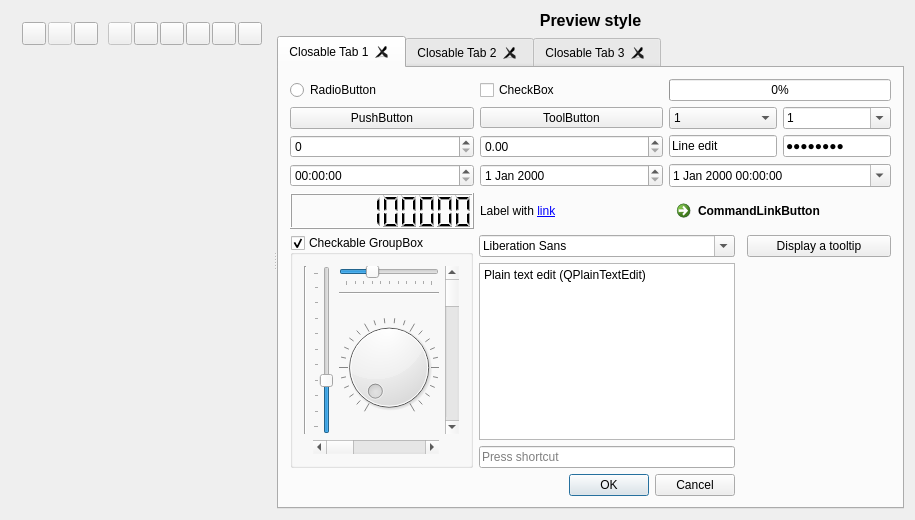
<?xml version="1.0" encoding="UTF-8"?>
<ui version="4.0">
 <class>QssEditor</class>
 <widget class="QWidget" name="QssEditor">
  <property name="geometry">
   <rect>
    <x>0</x>
    <y>0</y>
    <width>915</width>
    <height>520</height>
   </rect>
  </property>
  <layout class="QGridLayout" name="gridLayout_4">
   <item row="0" column="0">
    <widget class="QSplitter" name="splitter">
     <property name="orientation">
      <enum>Qt::Horizontal</enum>
     </property>
     <widget class="QWidget" name="layoutWidget">
      <layout class="QVBoxLayout" name="verticalLayout">
       <item>
        <layout class="QHBoxLayout" name="horizontalLayout">
         <property name="spacing">
          <number>2</number>
         </property>
         <item>
          <widget class="QToolButton" name="toolOpen">
           <property name="toolTip">
            <string>Open style</string>
           </property>
          </widget>
         </item>
         <item>
          <widget class="QToolButton" name="toolSave">
           <property name="enabled">
            <bool>false</bool>
           </property>
           <property name="toolTip">
            <string>Save style</string>
           </property>
          </widget>
         </item>
         <item>
          <widget class="QToolButton" name="toolSaveAs">
           <property name="toolTip">
            <string>Save style as</string>
           </property>
          </widget>
         </item>
         <item>
          <spacer name="horizontalSpacer_4">
           <property name="orientation">
            <enum>Qt::Horizontal</enum>
           </property>
           <property name="sizeType">
            <enum>QSizePolicy::Fixed</enum>
           </property>
           <property name="sizeHint" stdset="0">
            <size>
             <width>8</width>
             <height>20</height>
            </size>
           </property>
          </spacer>
         </item>
         <item>
          <widget class="QToolButton" name="toolClose">
           <property name="enabled">
            <bool>false</bool>
           </property>
           <property name="toolTip">
            <string>Close</string>
           </property>
          </widget>
         </item>
         <item>
          <spacer name="horizontalSpacer">
           <property name="orientation">
            <enum>Qt::Horizontal</enum>
           </property>
           <property name="sizeHint" stdset="0">
            <size>
             <width>0</width>
             <height>17</height>
            </size>
           </property>
          </spacer>
         </item>
         <item>
          <widget class="QToolButton" name="toolUndo">
           <property name="toolTip">
            <string>Undo</string>
           </property>
          </widget>
         </item>
         <item>
          <widget class="QToolButton" name="toolRedo">
           <property name="toolTip">
            <string>Redo</string>
           </property>
          </widget>
         </item>
         <item>
          <spacer name="horizontalSpacer_3">
           <property name="orientation">
            <enum>Qt::Horizontal</enum>
           </property>
           <property name="sizeHint" stdset="0">
            <size>
             <width>0</width>
             <height>20</height>
            </size>
           </property>
          </spacer>
         </item>
         <item>
          <widget class="QToolButton" name="toolOptions">
           <property name="toolTip">
            <string>Options</string>
           </property>
          </widget>
         </item>
         <item>
          <widget class="QToolButton" name="toolAbout">
           <property name="icon">
            <iconset resource="qsseditor.qrc">
             <normaloff>:/images/qsseditor.ico</normaloff>:/images/qsseditor.ico</iconset>
           </property>
          </widget>
         </item>
         <item>
          <widget class="QToolButton" name="toolAboutQt"/>
         </item>
        </layout>
       </item>
       <item>
        <widget class="QsciScintilla" name="text" native="true">
         <property name="sizePolicy">
          <sizepolicy hsizetype="Preferred" vsizetype="Preferred">
           <horstretch>0</horstretch>
           <verstretch>1</verstretch>
          </sizepolicy>
         </property>
        </widget>
       </item>
      </layout>
     </widget>
     <widget class="QWidget" name="widgetAllWidgets" native="true">
      <layout class="QGridLayout" name="gridLayout">
       <property name="leftMargin">
        <number>0</number>
       </property>
       <property name="topMargin">
        <number>0</number>
       </property>
       <property name="rightMargin">
        <number>0</number>
       </property>
       <property name="bottomMargin">
        <number>0</number>
       </property>
       <item row="0" column="0">
        <widget class="QLabel" name="labelPreview">
         <property name="font">
          <font>
           <pointsize>12</pointsize>
           <weight>75</weight>
           <bold>true</bold>
          </font>
         </property>
         <property name="text">
          <string>Preview style</string>
         </property>
         <property name="alignment">
          <set>Qt::AlignCenter</set>
         </property>
        </widget>
       </item>
       <item row="1" column="0">
        <widget class="QTabWidget" name="tabWidget">
         <property name="currentIndex">
          <number>0</number>
         </property>
         <property name="tabsClosable">
          <bool>true</bool>
         </property>
         <widget class="QWidget" name="tab_1">
          <attribute name="title">
           <string notr="true">Closable Tab 1</string>
          </attribute>
          <layout class="QGridLayout" name="gridLayout_7">
           <item row="0" column="0" colspan="4">
            <layout class="QGridLayout" name="gridLayout_6">
             <item row="0" column="0">
              <widget class="QRadioButton" name="radioButton">
               <property name="text">
                <string notr="true">RadioButton</string>
               </property>
              </widget>
             </item>
             <item row="0" column="1">
              <widget class="QCheckBox" name="checkBox">
               <property name="text">
                <string notr="true">CheckBox</string>
               </property>
               <property name="tristate">
                <bool>true</bool>
               </property>
              </widget>
             </item>
             <item row="0" column="2">
              <widget class="QProgressBar" name="progressBar">
               <property name="maximum">
                <number>20</number>
               </property>
               <property name="value">
                <number>0</number>
               </property>
              </widget>
             </item>
             <item row="1" column="0">
              <widget class="QPushButton" name="pushButton">
               <property name="sizePolicy">
                <sizepolicy hsizetype="MinimumExpanding" vsizetype="Fixed">
                 <horstretch>0</horstretch>
                 <verstretch>0</verstretch>
                </sizepolicy>
               </property>
               <property name="text">
                <string notr="true">PushButton</string>
               </property>
               <property name="checkable">
                <bool>true</bool>
               </property>
              </widget>
             </item>
             <item row="1" column="1">
              <widget class="QToolButton" name="toolButton">
               <property name="sizePolicy">
                <sizepolicy hsizetype="MinimumExpanding" vsizetype="Fixed">
                 <horstretch>0</horstretch>
                 <verstretch>0</verstretch>
                </sizepolicy>
               </property>
               <property name="text">
                <string notr="true">ToolButton</string>
               </property>
               <property name="popupMode">
                <enum>QToolButton::InstantPopup</enum>
               </property>
              </widget>
             </item>
             <item row="1" column="2">
              <layout class="QHBoxLayout" name="horizontalLayout_3">
               <item>
                <widget class="QComboBox" name="comboBoxReadOnly">
                 <property name="sizePolicy">
                  <sizepolicy hsizetype="MinimumExpanding" vsizetype="Fixed">
                   <horstretch>0</horstretch>
                   <verstretch>0</verstretch>
                  </sizepolicy>
                 </property>
                 <item>
                  <property name="text">
                   <string notr="true">1</string>
                  </property>
                 </item>
                 <item>
                  <property name="text">
                   <string notr="true">2</string>
                  </property>
                 </item>
                 <item>
                  <property name="text">
                   <string notr="true">3</string>
                  </property>
                 </item>
                </widget>
               </item>
               <item>
                <widget class="QComboBox" name="comboBoxEditable">
                 <property name="sizePolicy">
                  <sizepolicy hsizetype="MinimumExpanding" vsizetype="Fixed">
                   <horstretch>0</horstretch>
                   <verstretch>0</verstretch>
                  </sizepolicy>
                 </property>
                 <property name="editable">
                  <bool>true</bool>
                 </property>
                 <item>
                  <property name="text">
                   <string notr="true">1</string>
                  </property>
                 </item>
                 <item>
                  <property name="text">
                   <string notr="true">2</string>
                  </property>
                 </item>
                 <item>
                  <property name="text">
                   <string notr="true">3</string>
                  </property>
                 </item>
                </widget>
               </item>
              </layout>
             </item>
             <item row="2" column="0">
              <widget class="QSpinBox" name="spinBox"/>
             </item>
             <item row="2" column="1">
              <widget class="QDoubleSpinBox" name="doubleSpinBox"/>
             </item>
             <item row="2" column="2">
              <layout class="QHBoxLayout" name="horizontalLayout_2">
               <item>
                <widget class="QLineEdit" name="lineEdit">
                 <property name="text">
                  <string notr="true">Line edit</string>
                 </property>
                </widget>
               </item>
               <item>
                <widget class="QLineEdit" name="lineEdit_2">
                 <property name="text">
                  <string notr="true">Password</string>
                 </property>
                 <property name="echoMode">
                  <enum>QLineEdit::Password</enum>
                 </property>
                </widget>
               </item>
              </layout>
             </item>
             <item row="3" column="0">
              <widget class="QTimeEdit" name="timeEdit"/>
             </item>
             <item row="3" column="1">
              <widget class="QDateEdit" name="dateEdit"/>
             </item>
             <item row="3" column="2">
              <widget class="QDateTimeEdit" name="dateTimeEdit">
               <property name="calendarPopup">
                <bool>true</bool>
               </property>
              </widget>
             </item>
             <item row="4" column="0">
              <widget class="QLCDNumber" name="lcdNumber">
               <property name="digitCount">
                <number>10</number>
               </property>
               <property name="intValue" stdset="0">
                <number>1234567890</number>
               </property>
              </widget>
             </item>
             <item row="4" column="1">
              <widget class="QLabel" name="label">
               <property name="text">
                <string notr="true">Label with &lt;a href=&quot;http://google.com&quot;&gt;link&lt;/a&gt;</string>
               </property>
              </widget>
             </item>
             <item row="4" column="2">
              <widget class="QCommandLinkButton" name="commandLinkButton">
               <property name="text">
                <string notr="true">CommandLinkButton</string>
               </property>
              </widget>
             </item>
            </layout>
           </item>
           <item row="3" column="1">
            <widget class="QKeySequenceEdit" name="keySequenceEdit"/>
           </item>
           <item row="5" column="0">
            <spacer name="verticalSpacer">
             <property name="orientation">
              <enum>Qt::Vertical</enum>
             </property>
             <property name="sizeHint" stdset="0">
              <size>
               <width>20</width>
               <height>0</height>
              </size>
             </property>
            </spacer>
           </item>
           <item row="2" column="3">
            <spacer name="horizontalSpacer_2">
             <property name="orientation">
              <enum>Qt::Horizontal</enum>
             </property>
             <property name="sizeHint" stdset="0">
              <size>
               <width>0</width>
               <height>20</height>
              </size>
             </property>
            </spacer>
           </item>
           <item row="2" column="1">
            <widget class="QPlainTextEdit" name="plainTextEdit">
             <property name="plainText">
              <string>Plain text edit (QPlainTextEdit)</string>
             </property>
             <property name="placeholderText">
              <string>Plain text edit (QPlainTextEdit)</string>
             </property>
            </widget>
           </item>
           <item row="4" column="0" colspan="2">
            <widget class="QDialogButtonBox" name="buttonBox">
             <property name="standardButtons">
              <set>QDialogButtonBox::Cancel|QDialogButtonBox::Ok</set>
             </property>
            </widget>
           </item>
           <item row="1" column="1">
            <widget class="QFontComboBox" name="fontComboBox"/>
           </item>
           <item row="1" column="0" rowspan="3">
            <widget class="QGroupBox" name="groupBox_2">
             <property name="title">
              <string>Checkable GroupBox</string>
             </property>
             <property name="checkable">
              <bool>true</bool>
             </property>
             <property name="checked">
              <bool>true</bool>
             </property>
             <layout class="QGridLayout" name="gridLayout_11">
              <item row="2" column="2">
               <widget class="QDial" name="dial">
                <property name="notchesVisible">
                 <bool>true</bool>
                </property>
               </widget>
              </item>
              <item row="0" column="2">
               <widget class="QSlider" name="horizontalSlider">
                <property name="sizePolicy">
                 <sizepolicy hsizetype="Minimum" vsizetype="Fixed">
                  <horstretch>0</horstretch>
                  <verstretch>0</verstretch>
                 </sizepolicy>
                </property>
                <property name="value">
                 <number>30</number>
                </property>
                <property name="orientation">
                 <enum>Qt::Horizontal</enum>
                </property>
                <property name="tickPosition">
                 <enum>QSlider::TicksBelow</enum>
                </property>
               </widget>
              </item>
              <item row="0" column="1" rowspan="3">
               <widget class="QSlider" name="verticalSlider">
                <property name="value">
                 <number>30</number>
                </property>
                <property name="orientation">
                 <enum>Qt::Vertical</enum>
                </property>
                <property name="tickPosition">
                 <enum>QSlider::TicksAbove</enum>
                </property>
               </widget>
              </item>
              <item row="0" column="0" rowspan="3">
               <widget class="Line" name="line_2">
                <property name="orientation">
                 <enum>Qt::Vertical</enum>
                </property>
               </widget>
              </item>
              <item row="1" column="2">
               <widget class="Line" name="line">
                <property name="orientation">
                 <enum>Qt::Horizontal</enum>
                </property>
               </widget>
              </item>
              <item row="3" column="1" colspan="2">
               <widget class="QScrollBar" name="horizontalScrollBar">
                <property name="orientation">
                 <enum>Qt::Horizontal</enum>
                </property>
               </widget>
              </item>
              <item row="0" column="3" rowspan="3">
               <widget class="QScrollBar" name="verticalScrollBar">
                <property name="orientation">
                 <enum>Qt::Vertical</enum>
                </property>
               </widget>
              </item>
             </layout>
            </widget>
           </item>
           <item row="1" column="3">
            <widget class="QPushButton" name="btnDisplayTooltip">
             <property name="toolTip">
              <string>Press to show a tooltip</string>
             </property>
             <property name="text">
              <string>Display a tooltip</string>
             </property>
            </widget>
           </item>
          </layout>
         </widget>
         <widget class="QWidget" name="tab_2">
          <attribute name="title">
           <string notr="true">Closable Tab 2</string>
          </attribute>
          <layout class="QGridLayout" name="gridLayout_2">
           <item row="0" column="0">
            <widget class="QListWidget" name="listWidget">
             <item>
              <property name="text">
               <string notr="true">I1</string>
              </property>
              <property name="icon">
               <iconset resource="qsseditor.qrc">
                <normaloff>:/images/battery.png</normaloff>:/images/battery.png</iconset>
              </property>
             </item>
             <item>
              <property name="text">
               <string notr="true">I2</string>
              </property>
              <property name="icon">
               <iconset resource="qsseditor.qrc">
                <normaloff>:/images/image-sunset.png</normaloff>:/images/image-sunset.png</iconset>
              </property>
             </item>
             <item>
              <property name="text">
               <string notr="true">I3</string>
              </property>
              <property name="icon">
               <iconset resource="qsseditor.qrc">
                <normaloff>:/images/user.png</normaloff>:/images/user.png</iconset>
              </property>
             </item>
             <item>
              <property name="text">
               <string notr="true">I4</string>
              </property>
             </item>
             <item>
              <property name="text">
               <string notr="true">I5</string>
              </property>
             </item>
             <item>
              <property name="text">
               <string notr="true">I6</string>
              </property>
             </item>
             <item>
              <property name="text">
               <string notr="true">I7</string>
              </property>
             </item>
             <item>
              <property name="text">
               <string notr="true">I8</string>
              </property>
             </item>
             <item>
              <property name="text">
               <string notr="true">I9</string>
              </property>
             </item>
             <item>
              <property name="text">
               <string notr="true">I10</string>
              </property>
             </item>
             <item>
              <property name="text">
               <string notr="true">I11</string>
              </property>
             </item>
             <item>
              <property name="text">
               <string notr="true">I12</string>
              </property>
             </item>
             <item>
              <property name="text">
               <string notr="true">I14</string>
              </property>
             </item>
             <item>
              <property name="text">
               <string notr="true">I15</string>
              </property>
             </item>
             <item>
              <property name="text">
               <string notr="true">I16</string>
              </property>
             </item>
             <item>
              <property name="text">
               <string notr="true">I17</string>
              </property>
             </item>
             <item>
              <property name="text">
               <string notr="true">I18</string>
              </property>
             </item>
             <item>
              <property name="text">
               <string notr="true">I19</string>
              </property>
             </item>
             <item>
              <property name="text">
               <string notr="true">I20</string>
              </property>
             </item>
            </widget>
           </item>
           <item row="0" column="1">
            <widget class="QListWidget" name="listWidgetIcons">
             <property name="flow">
              <enum>QListView::LeftToRight</enum>
             </property>
             <property name="viewMode">
              <enum>QListView::IconMode</enum>
             </property>
             <item>
              <property name="text">
               <string notr="true">I1</string>
              </property>
              <property name="icon">
               <iconset resource="qsseditor.qrc">
                <normaloff>:/images/battery.png</normaloff>:/images/battery.png</iconset>
              </property>
             </item>
             <item>
              <property name="text">
               <string notr="true">I2</string>
              </property>
              <property name="icon">
               <iconset resource="qsseditor.qrc">
                <normaloff>:/images/image-sunset.png</normaloff>:/images/image-sunset.png</iconset>
              </property>
             </item>
             <item>
              <property name="text">
               <string notr="true">I3</string>
              </property>
              <property name="icon">
               <iconset resource="qsseditor.qrc">
                <normaloff>:/images/user.png</normaloff>:/images/user.png</iconset>
              </property>
             </item>
            </widget>
           </item>
           <item row="1" column="0">
            <widget class="QTableWidget" name="table">
             <property name="sortingEnabled">
              <bool>true</bool>
             </property>
             <attribute name="horizontalHeaderShowSortIndicator" stdset="0">
              <bool>true</bool>
             </attribute>
             <attribute name="verticalHeaderShowSortIndicator" stdset="0">
              <bool>true</bool>
             </attribute>
             <row>
              <property name="text">
               <string notr="true">R1</string>
              </property>
             </row>
             <row>
              <property name="text">
               <string notr="true">R2</string>
              </property>
             </row>
             <row>
              <property name="text">
               <string notr="true">R3</string>
              </property>
             </row>
             <column>
              <property name="text">
               <string notr="true">C1</string>
              </property>
             </column>
             <column>
              <property name="text">
               <string notr="true">C2</string>
              </property>
             </column>
             <item row="0" column="0">
              <property name="text">
               <string notr="true">1,1</string>
              </property>
             </item>
             <item row="0" column="1">
              <property name="text">
               <string notr="true">1,2</string>
              </property>
             </item>
             <item row="1" column="0">
              <property name="text">
               <string notr="true">2,1</string>
              </property>
             </item>
             <item row="1" column="1">
              <property name="text">
               <string notr="true">2,2</string>
              </property>
             </item>
             <item row="2" column="0">
              <property name="text">
               <string notr="true">3,1</string>
              </property>
              <property name="flags">
               <set>ItemIsSelectable|ItemIsDragEnabled|ItemIsUserCheckable</set>
              </property>
             </item>
             <item row="2" column="1">
              <property name="text">
               <string notr="true">2,3</string>
              </property>
              <property name="flags">
               <set>ItemIsSelectable|ItemIsDragEnabled|ItemIsUserCheckable</set>
              </property>
             </item>
            </widget>
           </item>
           <item row="1" column="1">
            <widget class="QTreeWidget" name="tree">
             <property name="allColumnsShowFocus">
              <bool>true</bool>
             </property>
             <attribute name="headerShowSortIndicator" stdset="0">
              <bool>true</bool>
             </attribute>
             <column>
              <property name="text">
               <string notr="true">C1</string>
              </property>
             </column>
             <column>
              <property name="text">
               <string notr="true">C2</string>
              </property>
             </column>
             <item>
              <property name="text">
               <string notr="true">R1</string>
              </property>
              <property name="text">
               <string notr="true"/>
              </property>
              <item>
               <property name="text">
                <string notr="true">C1</string>
               </property>
               <property name="checkState">
                <enum>Checked</enum>
               </property>
               <property name="text">
                <string notr="true">X1</string>
               </property>
               <property name="checkState">
                <enum>Checked</enum>
               </property>
              </item>
              <item>
               <property name="text">
                <string notr="true">C2</string>
               </property>
               <property name="checkState">
                <enum>PartiallyChecked</enum>
               </property>
               <property name="text">
                <string notr="true">X2</string>
               </property>
               <property name="checkState">
                <enum>PartiallyChecked</enum>
               </property>
              </item>
              <item>
               <property name="text">
                <string notr="true">C3</string>
               </property>
               <property name="text">
                <string notr="true">X3</string>
               </property>
               <property name="flags">
                <set>ItemIsSelectable|ItemIsDragEnabled|ItemIsUserCheckable</set>
               </property>
              </item>
             </item>
             <item>
              <property name="text">
               <string notr="true">R2</string>
              </property>
              <property name="flags">
               <set>ItemIsSelectable|ItemIsDragEnabled|ItemIsUserCheckable</set>
              </property>
             </item>
            </widget>
           </item>
          </layout>
         </widget>
         <widget class="QWidget" name="tab_3">
          <attribute name="title">
           <string notr="true">Closable Tab 3</string>
          </attribute>
          <layout class="QGridLayout" name="gridLayout_8">
           <item row="0" column="1">
            <widget class="QTextEdit" name="textEdit">
             <property name="html">
              <string notr="true">&lt;!DOCTYPE HTML PUBLIC &quot;-//W3C//DTD HTML 4.0//EN&quot; &quot;http://www.w3.org/TR/REC-html40/strict.dtd&quot;&gt;
&lt;html&gt;&lt;head&gt;&lt;meta name=&quot;qrichtext&quot; content=&quot;1&quot; /&gt;&lt;style type=&quot;text/css&quot;&gt;
p, li { white-space: pre-wrap; }
&lt;/style&gt;&lt;/head&gt;&lt;body style=&quot; font-family:'MS Shell Dlg 2'; font-size:8.25pt; font-weight:400; font-style:normal;&quot;&gt;
&lt;p style=&quot; margin-top:0px; margin-bottom:0px; margin-left:0px; margin-right:0px; -qt-block-indent:0; text-indent:0px;&quot;&gt;&lt;span style=&quot; font-size:8pt;&quot;&gt;Text edit (QTextEdit)&lt;/span&gt;&lt;/p&gt;&lt;/body&gt;&lt;/html&gt;</string>
             </property>
             <property name="placeholderText">
              <string>Text edit (QTextEdit)</string>
             </property>
            </widget>
           </item>
           <item row="0" column="2">
            <widget class="QCalendarWidget" name="calendarWidget"/>
           </item>
           <item row="0" column="0">
            <widget class="QTextBrowser" name="textBrowser">
             <property name="undoRedoEnabled">
              <bool>true</bool>
             </property>
             <property name="html">
              <string notr="true">&lt;!DOCTYPE HTML PUBLIC &quot;-//W3C//DTD HTML 4.0//EN&quot; &quot;http://www.w3.org/TR/REC-html40/strict.dtd&quot;&gt;
&lt;html&gt;&lt;head&gt;&lt;meta name=&quot;qrichtext&quot; content=&quot;1&quot; /&gt;&lt;style type=&quot;text/css&quot;&gt;
p, li { white-space: pre-wrap; }
&lt;/style&gt;&lt;/head&gt;&lt;body style=&quot; font-family:'MS Shell Dlg 2'; font-size:8.25pt; font-weight:400; font-style:normal;&quot;&gt;
&lt;p style=&quot; margin-top:0px; margin-bottom:0px; margin-left:0px; margin-right:0px; -qt-block-indent:0; text-indent:0px;&quot;&gt;&lt;span style=&quot; font-size:8pt;&quot;&gt;Text &lt;/span&gt;&lt;span style=&quot; font-size:8pt; font-weight:600;&quot;&gt;browser&lt;/span&gt;&lt;span style=&quot; font-size:8pt;&quot;&gt; &lt;/span&gt;&lt;span style=&quot; font-size:8pt; font-style:italic;&quot;&gt;with&lt;/span&gt;&lt;span style=&quot; font-size:8pt;&quot;&gt; &lt;/span&gt;&lt;span style=&quot; font-size:8pt; text-decoration: underline;&quot;&gt;some&lt;/span&gt;&lt;span style=&quot; font-size:8pt;&quot;&gt; &lt;/span&gt;&lt;span style=&quot; font-size:8pt; font-weight:600; font-style:italic;&quot;&gt;text &lt;/span&gt;&lt;span style=&quot; font-size:8pt;&quot;&gt;and &lt;/span&gt;&lt;a href=&quot;http://google.com&quot;&gt;&lt;span style=&quot; font-size:8pt; text-decoration: underline; color:#0000ff;&quot;&gt;links&lt;/span&gt;&lt;/a&gt;&lt;/p&gt;&lt;/body&gt;&lt;/html&gt;</string>
             </property>
             <property name="openLinks">
              <bool>false</bool>
             </property>
            </widget>
           </item>
           <item row="1" column="0" colspan="3">
            <widget class="QGroupBox" name="groupBox">
             <property name="sizePolicy">
              <sizepolicy hsizetype="Preferred" vsizetype="Preferred">
               <horstretch>1</horstretch>
               <verstretch>0</verstretch>
              </sizepolicy>
             </property>
             <property name="title">
              <string notr="true">GroupBox</string>
             </property>
             <layout class="QGridLayout" name="gridLayout_3">
              <item row="0" column="0">
               <widget class="QScrollArea" name="scrollArea">
                <property name="verticalScrollBarPolicy">
                 <enum>Qt::ScrollBarAlwaysOn</enum>
                </property>
                <property name="horizontalScrollBarPolicy">
                 <enum>Qt::ScrollBarAlwaysOn</enum>
                </property>
                <property name="widgetResizable">
                 <bool>true</bool>
                </property>
                <widget class="QWidget" name="scrollAreaWidgetContents">
                 <property name="geometry">
                  <rect>
                   <x>0</x>
                   <y>0</y>
                   <width>581</width>
                   <height>171</height>
                  </rect>
                 </property>
                 <layout class="QGridLayout" name="gridLayout_9">
                  <item row="0" column="1">
                   <widget class="QFrame" name="frame">
                    <property name="sizePolicy">
                     <sizepolicy hsizetype="Preferred" vsizetype="Preferred">
                      <horstretch>1</horstretch>
                      <verstretch>0</verstretch>
                     </sizepolicy>
                    </property>
                    <property name="frameShape">
                     <enum>QFrame::StyledPanel</enum>
                    </property>
                    <property name="frameShadow">
                     <enum>QFrame::Raised</enum>
                    </property>
                    <layout class="QGridLayout" name="gridLayout_10">
                     <item row="0" column="0">
                      <widget class="QLabel" name="label_2">
                       <property name="text">
                        <string notr="true">Frame</string>
                       </property>
                      </widget>
                     </item>
                     <item row="1" column="0">
                      <spacer name="verticalSpacer_2">
                       <property name="orientation">
                        <enum>Qt::Vertical</enum>
                       </property>
                       <property name="sizeHint" stdset="0">
                        <size>
                         <width>20</width>
                         <height>46</height>
                        </size>
                       </property>
                      </spacer>
                     </item>
                    </layout>
                   </widget>
                  </item>
                  <item row="0" column="0" rowspan="2">
                   <widget class="QToolBox" name="toolBox">
                    <property name="currentIndex">
                     <number>0</number>
                    </property>
                    <widget class="QWidget" name="page">
                     <property name="geometry">
                      <rect>
                       <x>0</x>
                       <y>0</y>
                       <width>68</width>
                       <height>99</height>
                      </rect>
                     </property>
                     <attribute name="label">
                      <string notr="true">Toolbox1</string>
                     </attribute>
                    </widget>
                    <widget class="QWidget" name="page_2">
                     <property name="geometry">
                      <rect>
                       <x>0</x>
                       <y>0</y>
                       <width>98</width>
                       <height>28</height>
                      </rect>
                     </property>
                     <attribute name="label">
                      <string notr="true">Toolbox2</string>
                     </attribute>
                    </widget>
                   </widget>
                  </item>
                  <item row="0" column="2">
                   <widget class="QDockWidget" name="dockWidget">
                    <property name="sizePolicy">
                     <sizepolicy hsizetype="Preferred" vsizetype="Preferred">
                      <horstretch>1</horstretch>
                      <verstretch>1</verstretch>
                     </sizepolicy>
                    </property>
                    <property name="windowTitle">
                     <string notr="true">Dock widget</string>
                    </property>
                    <widget class="QWidget" name="dockWidgetContents_3"/>
                   </widget>
                  </item>
                  <item row="1" column="1" colspan="2">
                   <widget class="QMdiArea" name="mdiArea">
                    <property name="sizePolicy">
                     <sizepolicy hsizetype="Expanding" vsizetype="Expanding">
                      <horstretch>0</horstretch>
                      <verstretch>2</verstretch>
                     </sizepolicy>
                    </property>
                   </widget>
                  </item>
                 </layout>
                </widget>
               </widget>
              </item>
             </layout>
            </widget>
           </item>
          </layout>
         </widget>
        </widget>
       </item>
      </layout>
     </widget>
    </widget>
   </item>
  </layout>
 </widget>
 <layoutdefault spacing="6" margin="11"/>
 <customwidgets>
  <customwidget>
   <class>QsciScintilla</class>
   <extends>QWidget</extends>
   <header>Qsci/qsciscintilla.h</header>
   <container>1</container>
   <slots>
    <signal>textChanged()</signal>
    <slot>undo()</slot>
    <slot>redo()</slot>
   </slots>
  </customwidget>
 </customwidgets>
 <tabstops>
  <tabstop>toolOpen</tabstop>
  <tabstop>toolSave</tabstop>
  <tabstop>toolSaveAs</tabstop>
  <tabstop>toolClose</tabstop>
  <tabstop>toolUndo</tabstop>
  <tabstop>toolRedo</tabstop>
  <tabstop>toolOptions</tabstop>
  <tabstop>toolAbout</tabstop>
  <tabstop>toolAboutQt</tabstop>
  <tabstop>tabWidget</tabstop>
  <tabstop>radioButton</tabstop>
  <tabstop>checkBox</tabstop>
  <tabstop>pushButton</tabstop>
  <tabstop>toolButton</tabstop>
  <tabstop>comboBoxReadOnly</tabstop>
  <tabstop>comboBoxEditable</tabstop>
  <tabstop>spinBox</tabstop>
  <tabstop>doubleSpinBox</tabstop>
  <tabstop>lineEdit</tabstop>
  <tabstop>lineEdit_2</tabstop>
  <tabstop>timeEdit</tabstop>
  <tabstop>dateEdit</tabstop>
  <tabstop>dateTimeEdit</tabstop>
  <tabstop>commandLinkButton</tabstop>
  <tabstop>listWidget</tabstop>
  <tabstop>listWidgetIcons</tabstop>
  <tabstop>table</tabstop>
  <tabstop>tree</tabstop>
  <tabstop>textBrowser</tabstop>
  <tabstop>textEdit</tabstop>
  <tabstop>calendarWidget</tabstop>
  <tabstop>scrollArea</tabstop>
 </tabstops>
 <resources>
  <include location="qsseditor.qrc"/>
 </resources>
 <connections>
  <connection>
   <sender>text</sender>
   <signal>textChanged()</signal>
   <receiver>QssEditor</receiver>
   <slot>slotCssChanged()</slot>
   <hints>
    <hint type="sourcelabel">
     <x>57</x>
     <y>244</y>
    </hint>
    <hint type="destinationlabel">
     <x>457</x>
     <y>244</y>
    </hint>
   </hints>
  </connection>
  <connection>
   <sender>toolOpen</sender>
   <signal>clicked()</signal>
   <receiver>QssEditor</receiver>
   <slot>slotOpen()</slot>
   <hints>
    <hint type="sourcelabel">
     <x>31</x>
     <y>32</y>
    </hint>
    <hint type="destinationlabel">
     <x>243</x>
     <y>155</y>
    </hint>
   </hints>
  </connection>
  <connection>
   <sender>toolSave</sender>
   <signal>clicked()</signal>
   <receiver>QssEditor</receiver>
   <slot>slotSave()</slot>
   <hints>
    <hint type="sourcelabel">
     <x>58</x>
     <y>32</y>
    </hint>
    <hint type="destinationlabel">
     <x>242</x>
     <y>195</y>
    </hint>
   </hints>
  </connection>
  <connection>
   <sender>toolSaveAs</sender>
   <signal>clicked()</signal>
   <receiver>QssEditor</receiver>
   <slot>slotSaveAs()</slot>
   <hints>
    <hint type="sourcelabel">
     <x>83</x>
     <y>32</y>
    </hint>
    <hint type="destinationlabel">
     <x>243</x>
     <y>272</y>
    </hint>
   </hints>
  </connection>
  <connection>
   <sender>toolOptions</sender>
   <signal>clicked()</signal>
   <receiver>QssEditor</receiver>
   <slot>slotOptions()</slot>
   <hints>
    <hint type="sourcelabel">
     <x>187</x>
     <y>32</y>
    </hint>
    <hint type="destinationlabel">
     <x>238</x>
     <y>324</y>
    </hint>
   </hints>
  </connection>
  <connection>
   <sender>toolUndo</sender>
   <signal>clicked()</signal>
   <receiver>text</receiver>
   <slot>undo()</slot>
   <hints>
    <hint type="sourcelabel">
     <x>135</x>
     <y>32</y>
    </hint>
    <hint type="destinationlabel">
     <x>54</x>
     <y>321</y>
    </hint>
   </hints>
  </connection>
  <connection>
   <sender>toolRedo</sender>
   <signal>clicked()</signal>
   <receiver>text</receiver>
   <slot>redo()</slot>
   <hints>
    <hint type="sourcelabel">
     <x>160</x>
     <y>28</y>
    </hint>
    <hint type="destinationlabel">
     <x>96</x>
     <y>339</y>
    </hint>
   </hints>
  </connection>
  <connection>
   <sender>toolClose</sender>
   <signal>clicked()</signal>
   <receiver>QssEditor</receiver>
   <slot>slotClose()</slot>
   <hints>
    <hint type="sourcelabel">
     <x>99</x>
     <y>22</y>
    </hint>
    <hint type="destinationlabel">
     <x>925</x>
     <y>170</y>
    </hint>
   </hints>
  </connection>
  <connection>
   <sender>toolAbout</sender>
   <signal>clicked()</signal>
   <receiver>QssEditor</receiver>
   <slot>slotAbout()</slot>
   <hints>
    <hint type="sourcelabel">
     <x>208</x>
     <y>25</y>
    </hint>
    <hint type="destinationlabel">
     <x>937</x>
     <y>21</y>
    </hint>
   </hints>
  </connection>
  <connection>
   <sender>toolAboutQt</sender>
   <signal>clicked()</signal>
   <receiver>QssEditor</receiver>
   <slot>slotAboutQt()</slot>
   <hints>
    <hint type="sourcelabel">
     <x>245</x>
     <y>20</y>
    </hint>
    <hint type="destinationlabel">
     <x>936</x>
     <y>50</y>
    </hint>
   </hints>
  </connection>
 </connections>
 <slots>
  <slot>slotCssChanged()</slot>
  <slot>slotOpen()</slot>
  <slot>slotSave()</slot>
  <slot>slotSaveAs()</slot>
  <slot>slotOptions()</slot>
  <slot>slotClose()</slot>
  <slot>slotAbout()</slot>
  <slot>slotAboutQt()</slot>
 </slots>
</ui>
